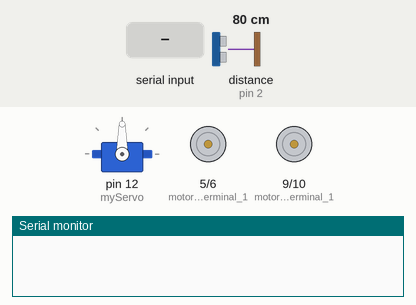
Bench run of a sketch on a simulated Arduino Uno, built with avr-gcc and run on an emulated ATmega328P. On the bench: servo, motor-driver pin pairs drawn as motors (green arrow = first pin HIGH = forward, orange = second pin HIGH = backward, longer = more drive), the last lines printed to the serial monitor. The test bench sets the inputs (shaded band); at power-on: distance to the obstacle (sensor on pin 2) 80 cm. The echo pulse lasts 58.3 µs per cm.

Above: at 1.2 s.
1.3 s: "V" received over Serial
At 3.2 s:
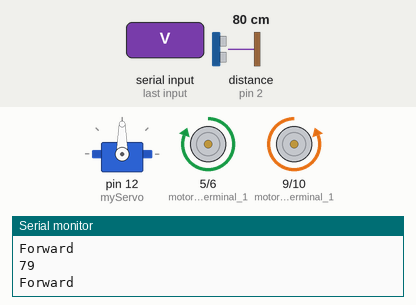
3.5 s: distance to the obstacle (sensor on pin 2) set to 34 cm
5.0 s: distance to the obstacle (sensor on pin 2) set to 29 cm
At 5.4 s:
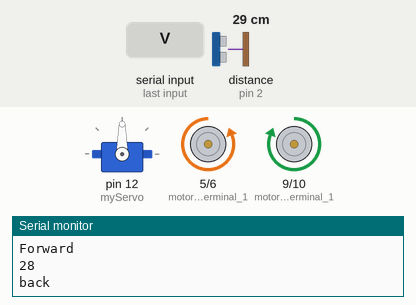
8.0 s: distance to the obstacle (sensor on pin 2) set to 35 cm
At 8.4 s:
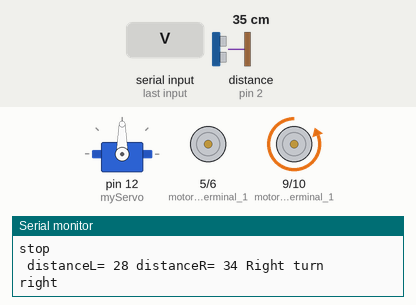
10.0 s: distance to the obstacle (sensor on pin 2) set to 2 cm
At 11.6 s:
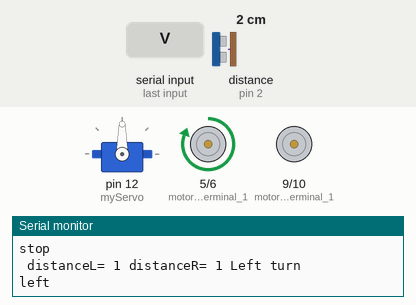
13.0 s: distance to the obstacle (sensor on pin 2) set to 120 cm
At 14.2 s:
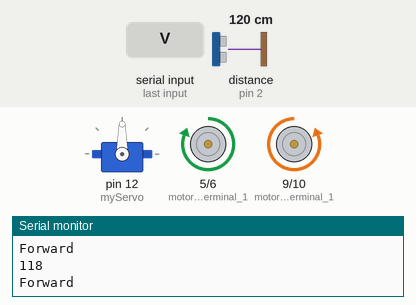
Timing chart, 0 to 16.0 s (numbered marks = the images above; inputs shaded):
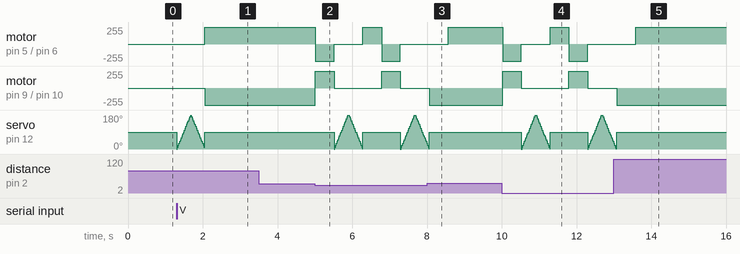

The sketch:

car2.ino
```cpp
// Includes the Servo library
#include <Servo.h>.
// Defines Tirg and Echo pins of the Ultrasonic Sensor
const int trigPin = 3;
const int echoPin = 2;
int count;
// Variables for the duration and the distance
long duration;
int distance,distanceR,distanceL;
Servo myServo; // Creates a servo object for controlling the servo motor
char command;  // to store input character received via BT.
void setup() {
  // put your setup code here, to run once:
  pinMode(trigPin, OUTPUT); // Sets the trigPin as an Output
  pinMode(echoPin, INPUT); // Sets the echoPin as an Input
  pinMode(5, OUTPUT); // motor 1 terminal 1
  pinMode(6, OUTPUT); // motor 1 terminal 2
  pinMode(9, OUTPUT); // motor 2 terminal 1
  pinMode(10, OUTPUT); // motor 2 terminal 2
  Serial.begin(9600);
  myServo.attach(12); // Defines on which pin is the servo motor attached
  while (!Serial)
  {
     // wait for serial port to connect. Needed for native USB port only
  }
}

void loop() {

  if(Serial.available() > 0){
    command = Serial.read();
    Serial.println(command);
    if(command == 'V')
    {
      servocheck();
      count++;
      while(command!='F' and count!=0)
      {
      command = Serial.read();
      ultrasonic();
      }
    }
    else{
    Stop(); //initialize with motors stoped
    //Change pin mode only if new command is different from previous.
    //Serial.println(command);
    switch(command){
    case 'F':
      forward();
      break;
    case 'B':
       back();
      break;
    case 'L':
      left();
      break;
    case 'R':
      right();
      break;
    case 'G':
      fleft();
      break;
    case 'I':
      fright();
      break;
    case 'H':
      bleft();
      break;
    case 'J':
      bright();
      break;
      //new
    //case 'V':
     //servocheck();
     //ultrasonic();
     // break;
    }
    count=0;
   }
  }
}

void forward()
{
  Serial.println("Forward");
  analogWrite(5 ,255);
  analogWrite(6 ,0);
  analogWrite(9 ,0);
  analogWrite(10 ,255);
}
void back()
{
  Serial.println("back");
  analogWrite(5 ,0);
  analogWrite(6 ,255);
  analogWrite(9 ,255);
  analogWrite(10 ,0);
}
void left()
{
  Serial.println("left");
  analogWrite(5 ,255);
  analogWrite(6 ,0);
  analogWrite(9 ,0);
  analogWrite(10 ,0);
}
void right()
{
  Serial.println("right");
  analogWrite(5 ,0);
  analogWrite(6 ,0);
  analogWrite(9 ,0);
  analogWrite(10 ,255);
}
void Stop()
{
  Serial.println("stop");
  analogWrite(5 ,0);
  analogWrite(6 ,0);
  analogWrite(9 ,0);
  analogWrite(10 ,0);
}
void fleft()
{
  Serial.println("f_left");
  analogWrite(5 ,255);
  analogWrite(6 ,0);
  analogWrite(9 ,0);
  analogWrite(10 ,210);
}
void fright()
{
  Serial.println("f_right");
  analogWrite(5 ,210);
  analogWrite(6 ,0);
  analogWrite(9 ,0);
  analogWrite(10 ,255);
}
void bright()
{
  Serial.println("b_right");
  analogWrite(5 ,0);
  analogWrite(6 ,210);
  analogWrite(9 ,255);
  analogWrite(10 ,0);
}
void bleft()
{
  Serial.println("b_left");
  analogWrite(5 ,0);
  analogWrite(6 ,255);
  analogWrite(9 ,210);
  analogWrite(10 ,0);
}
//new
void ultrasonic() //moves front, then checks for distance and goes to turning, or continue
{                 // moving forward
    int distanceS= calculateDistance();
    Serial.println(distanceS);
    //Serial.println(command);
    if(distanceS <=30)
    {
      turning();
    }
    else
    {
      forward(); // goes forward
    }
}
void turning()
{
   back();
   delay(500);
   Stop(); // stops the vehicle
   // checks for direction
   for(int i=0;i<=180;i++){
   myServo.write(i);
   delay(2);
   }
   distanceL = calculateDistance();// Calls a function for calculating the distance measured by the Ultrasonic sensor for each degree
   Serial.print(" distanceL= ");
   Serial.print(distanceL); // Sends the distance value into the Serial Port
   delay(10);
   // Repeats the previous lines from 165 to 15 degrees
   for(int i=180;i>0;i--){
   myServo.write(i);
   delay(2);
   }
   distanceR = calculateDistance();// Calls a function for calculating the distance measured by the Ultrasonic sensor for each degree
   Serial.print(" distanceR= ");
   Serial.print(distanceR); // Sends the distance value into the Serial Port
   delay(10);
   myServo.write(90);
   //command = Serial.read();
   //Serial.println(command);
   if (distanceL>=distanceR)
   {
     Serial.println(" Left turn");
     left();
     delay(500);
   }
   else
   {
     Serial.println(" Right turn");
     right();
     delay(500);
   }
  }

// Function for calculating the distance measured by the Ultrasonic sensor
int calculateDistance(){

  digitalWrite(trigPin, LOW);
  delayMicroseconds(2);
  // Sets the trigPin on HIGH state for 10 micro seconds
  digitalWrite(trigPin, HIGH);
  delayMicroseconds(10);
  digitalWrite(trigPin, LOW);
  duration = pulseIn(echoPin, HIGH); // Reads the echoPin, returns the sound wave travel time in microseconds
  distance= duration*0.034/2;
  return distance;
}
void servocheck() // checking working of the servo motor
{
  Serial.println("checking");
  for(int i=0;i<180;i++){
  myServo.write(i);
  delay(2);
  }
  for(int i=180;i>0;i--){
  myServo.write(i);
  delay(2);
  }
  myServo.write(90);
  }
```

Measured:
- the behaviour switches between 32 and 31 cm on distance to the obstacle (sensor on pin 2) (found by bisection; images 1 and 2)
- after the input at 1.3 s, motor on pin 5 (motor_1_terminal_1) / pin 6 (motor_1_terminal_2): stopped → forward 255/255 after 0.75 s; motor on pin 9 (motor_2_terminal_1) / pin 10 (motor_2_terminal_2): stopped → backward 255/255 after 0.75 s
- after the input at 8.0 s, servo on pin 12 (myServo): goes on until 8.1 s, then stays 90°
- after the input at 13.0 s, servo on pin 12 (myServo): goes on until 13.1 s, then stays 90°
